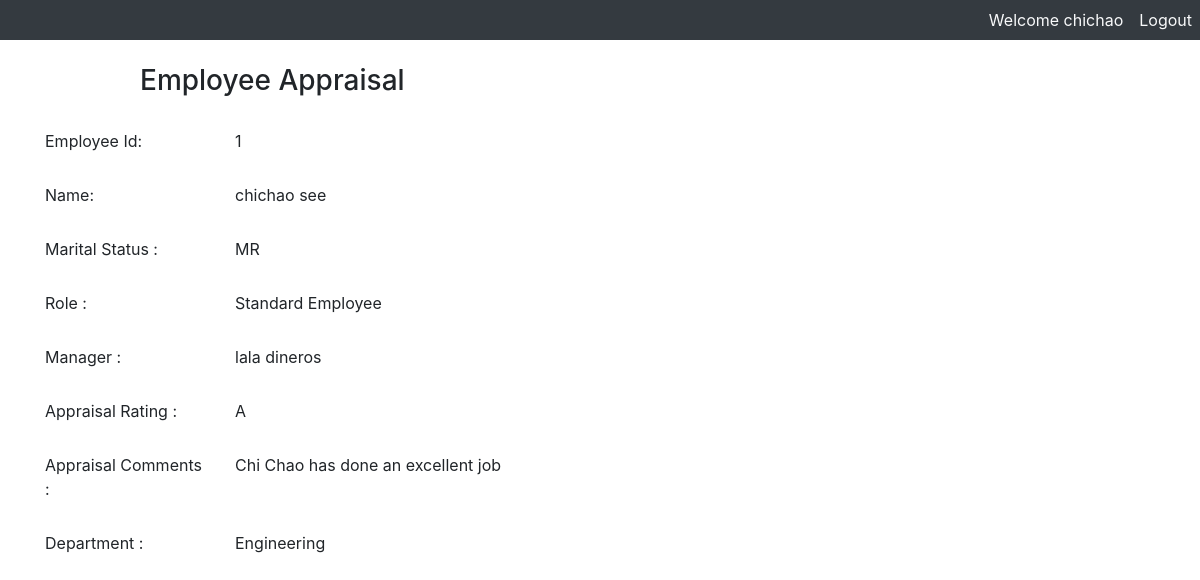
The page / (signed in) on the database as committed earlier.
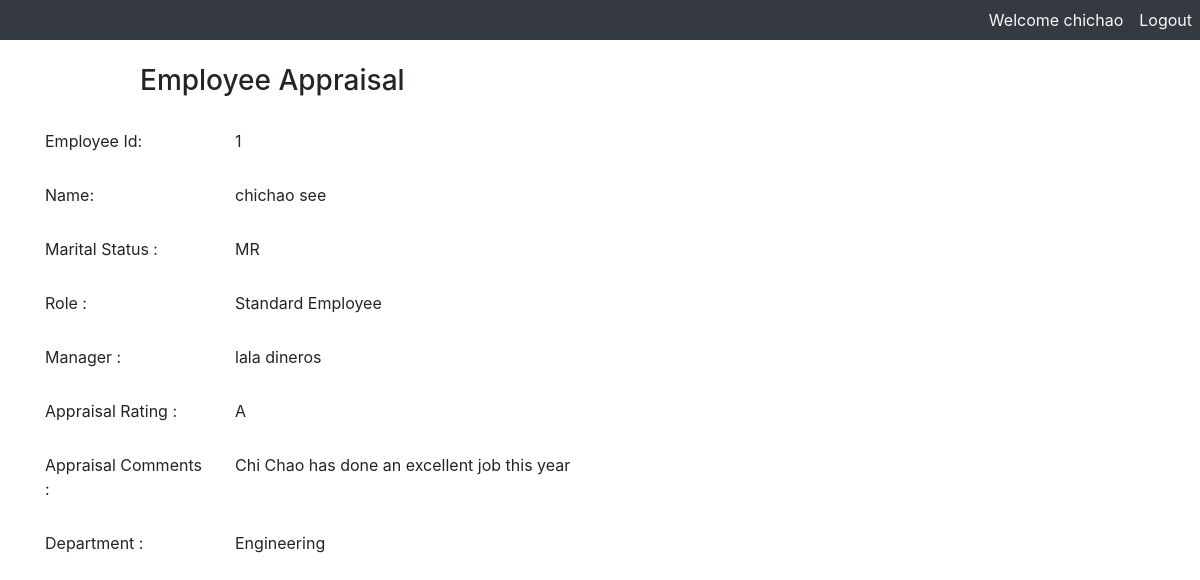
The same page on the database as committed later.
### employee/models.py (models this page shows, shortened)
class Appraisal(models.Model):
    appraisal_id = models.IntegerField(primary_key=True)
    app_supervisor_comments = models.TextField()
    rating_id = models.ForeignKey(Rating,on_delete=models.CASCADE, blank=True, null=True)
    dept_id = models.ForeignKey(Department,on_delete=models.CASCADE, blank=True, null=True)
    emp_id = models.ForeignKey(Employee,on_delete=models.CASCADE, blank=True, null=True)
    appraisal_date = models.DateField('Appraisal_Year', blank=True, null=True)
    last_update = models.DateField(auto_now_add=True)
    class Meta:
        verbose_name_plural = 'Appraisals'

class Rating(models.Model):
    Best_Performer ='A+'
    Excellent = 'A'
    Very_Good = 'B+'
    Good = 'B'
    Competent = 'C+'
    Average = 'C'
    Poor = 'D'
    Fail = 'F'
    rating = (
        (Best_Performer, "A+"),
        (Excellent, "A"),
        (Very_Good, "B+"),
        (Good, "B"),
        (Competent, "C+"),
        (Average, "C"),
        (Poor, "D"),
        (Fail, "F"),
    )
    rating_id = models.IntegerField(primary_key=True)
    grade = models.CharField('Grade',max_length=15, choices = rating)
    grade_description = models.CharField("Grade Description", max_length=60)
    last_update = models.DateField(auto_now_add=True)
    class Meta:
        verbose_name_plural = 'Ratings'
    def __str__(self):
        return (self.grade)

class Department(models.Model):
    dept_id = models.IntegerField(primary_key=True)
    dept_name = models.CharField('Department',max_length=50, unique=True)
    Is_Active = models.BooleanField(default=True)
    last_update = models.DateTimeField(auto_now_add=True)
    def __str__(self):
        return (self.dept_name)
    class Meta:
        verbose_name_plural = "Departments"

### employee/views.py (the view)
# urls.py: path('', views.emp, name="home"),
@login_required(login_url = 'login')
def emp(request):
     if request.method == 'GET':
        current_user_id = request.user.id
        if request.user.is_superuser:
            return redirect('http://127.0.0.1:8000/employee')
        else:
            employee = Employee.objects.get(user_id = current_user_id)
            employee_id = employee.EmpId
            if Manager.objects.filter(emp_id = employee_id):
                manager_id = Manager.objects.filter(emp_id = employee_id).values('mgr_id')[0]['mgr_id']
                selected_employees = Employee.objects.filter(manager_id = manager_id)
                context = {'employees':selected_employees}
                return render(request,'show.html',context)
            else:
                appraisal = Appraisal.objects.get(emp_id = employee_id)
                context = {'form':employee, 'appraisal':appraisal}
                return render(request,'index.html',context)

### employee/models.py (called while the page is built)
    def __str__(self):
        return f"{self.role +' '+ self.description}"

    def __str__(self):
        return (self.first_name + ' ' + self.last_name)

### employee/templates/index.html (shortened to what this page needs)
<!DOCTYPE html>
<html lang="en">
<head>
    {% load static %}
    <link rel="stylesheet" href="https://stackpath.bootstrapcdn.com/bootstrap/4.3.1/css/bootstrap.min.css"
integrity="sha384-ggOyR0iXCbMQv3Xipma34MD+dH/1fQ784/j6cY/iJTQUOhcWr7x9JvoRxT2MZw1T">
</head>
<body>
<div class="nav navbar-expand-md navbar-light bg-dark">
  <div class="collapse navbar-collapse flex-grow-1 text-right" id="myNavbar7">
    <ul class="navbar-nav ml-auto flex-nowrap">
        <li class="nav-item">
            <a href="#" class="nav-link text-light">Welcome {{request.user}}</a>
        </li>
        <li class="nav-item">
          <a href="{% url 'logout' %}" class="nav-link text-light">Logout</a>
      </li>
    </ul>
  </div>
</div>
<div>
<form method="POST" class="post-form" action="/emp">
    <div class="container">
<br>
    <div class="form-group row">
    <label class="col-sm-1 col-form-label"></label>
    <div class="col-sm-4">
    <h3>Employee Appraisal</h3>
    </div>
  </div>
    <div class="form-group row">
    <label class="col-sm-2 col-form-label">Employee Id:</label>
    <div class="col-sm-4 col-form-label">{{ form.EmpId }}</div>
  </div>
  <div class="form-group row">
    <label class="col-sm-2 col-form-label">Name:</label>
    <div class="col-sm-4 col-form-label">
       {{ form.first_name }} {{ form.last_name}}
    </div>
  </div>
  <div class="form-group row">
    <label class="col-sm-2 col-form-label">Marital Status :</label>
    <div class="col-sm-4 col-form-label"> {{ form.marital_status}} </div>
  </div>
  <div class="form-group row">
    <label class="col-sm-2 col-form-label">Role :</label>
    <div class="col-sm-4 col-form-label"> {{ form.role_id}} </div>
  </div>
  <div class="form-group row">
    <label class="col-sm-2 col-form-label">Manager :</label>
    <div class="col-sm-4 col-form-label"> {{ form.manager_id}} </div>
  </div>
  <div class="form-group row">
    <label class="col-sm-2 col-form-label">Appraisal Rating :</label>
    <div class="col-sm-4 col-form-label"> {{ appraisal.rating_id}} </div>
  </div>
  <div class="form-group row">
    <label class="col-sm-2 col-form-label">Appraisal Comments :</label>
    <div class="col-sm-4 col-form-label"> {{ appraisal.app_supervisor_comments}} </div>
  </div>
  <div class="form-group row">
    <label class="col-sm-2 col-form-label">Department :</label>
    <div class="col-sm-4 col-form-label"> {{ appraisal.dept_id}} </div>
  </div>
    </div>
</form>
</div>
</body>
</html>

Rows that differ between the two databases and show on the page:
changed Appraisal "Engineering": app_supervisor_comments "Chi Chao has done an excellent job" → "Chi Chao has done an excellent job this year"
